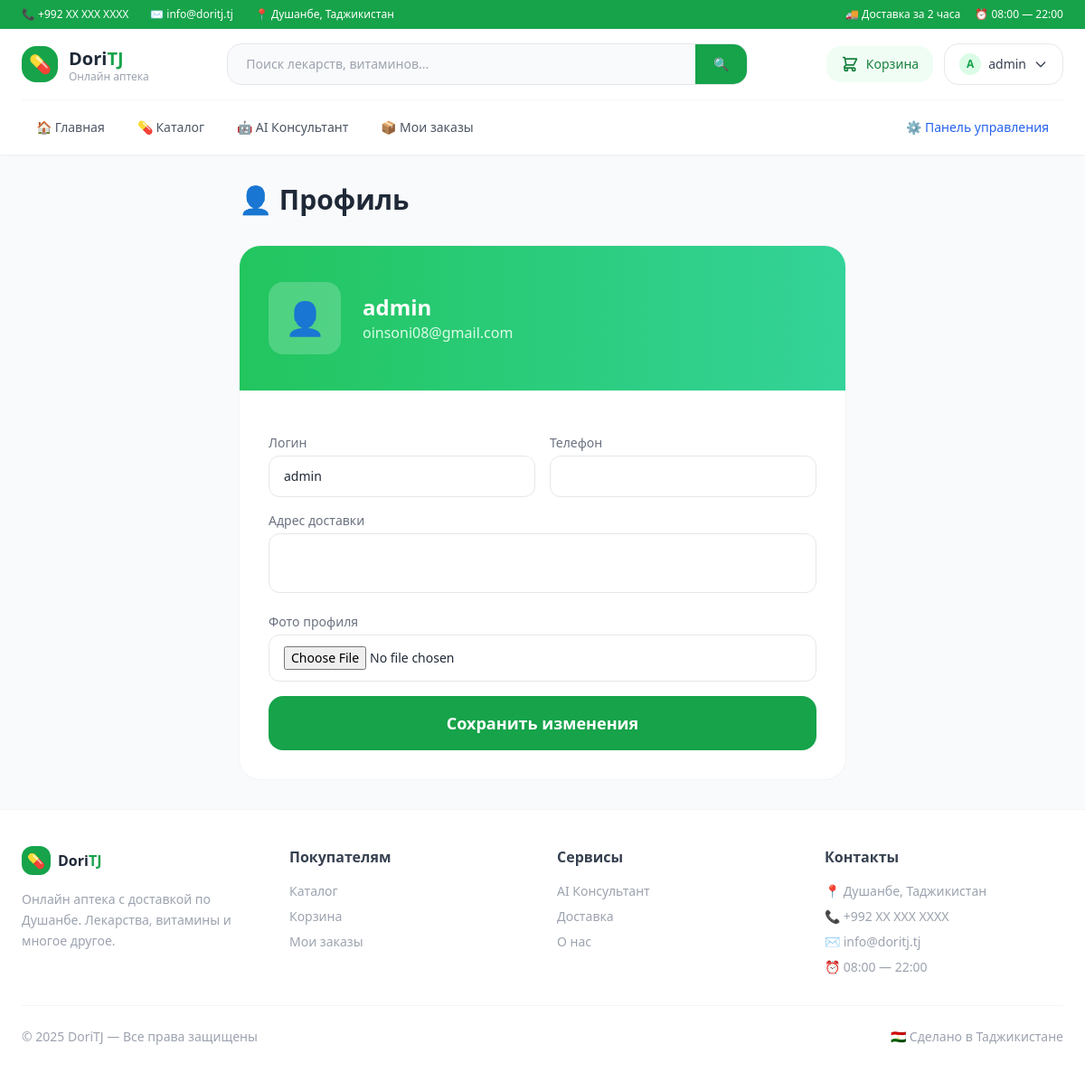
/accounts/profile/ (signed in), run on an earlier commit of the app's database.
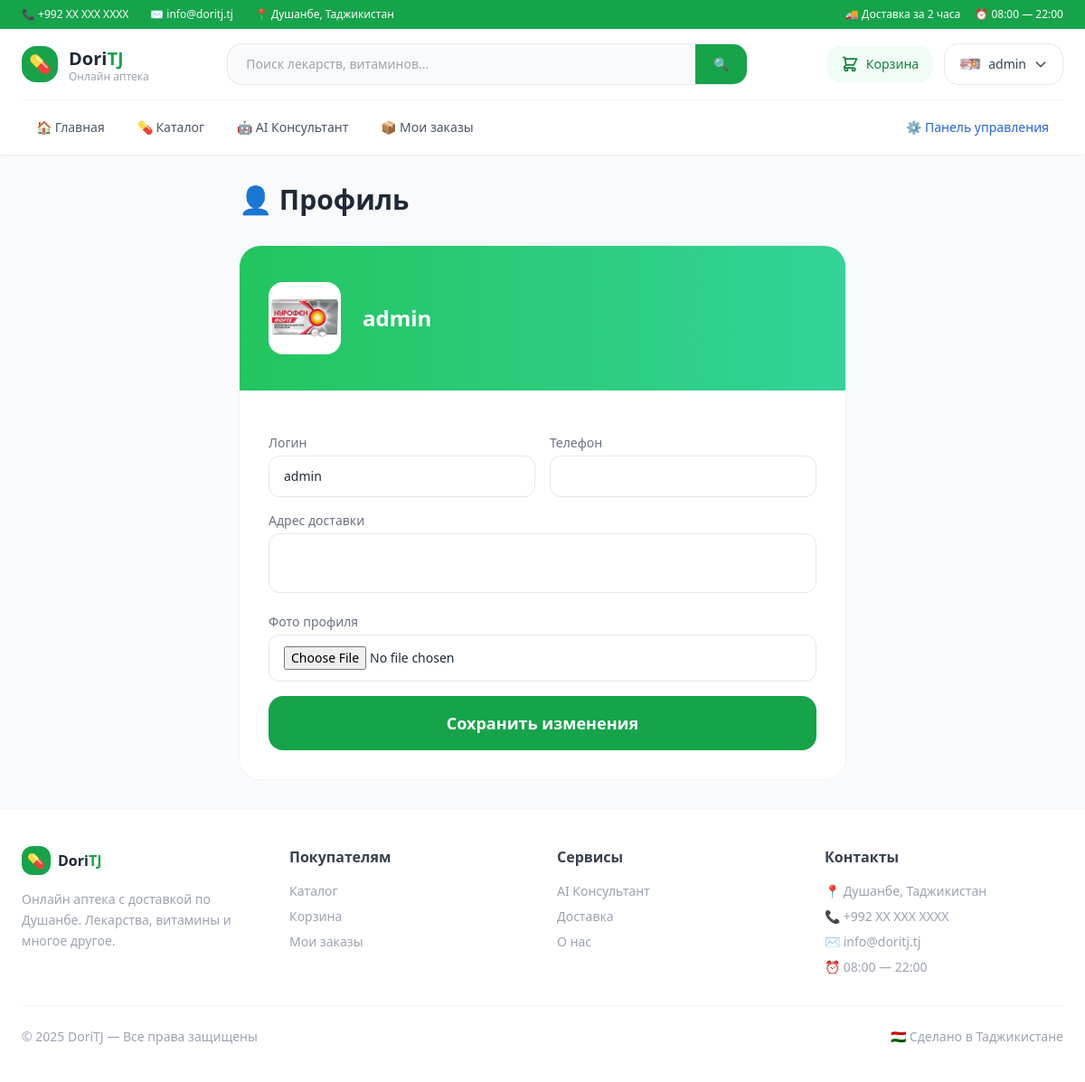
And on a later commit of the database.
### accounts/models.py (models this page shows, shortened)
class User(AbstractUser):
    phone = models.CharField(max_length=20, blank=True)
    address = models.TextField(blank=True)
    birth_date = models.DateField(null=True, blank=True)
    avatar = models.ImageField(upload_to='avatars/', blank=True)
    age = models.PositiveIntegerField(null=True, blank=True)

### accounts/views.py (the view)
# urls.py: path('profile/', views.profile_view, name='profile'),
@login_required
def profile_view(request):
    if request.method == 'POST':
        form = ProfileForm(request.POST, request.FILES, instance=request.user)
        if form.is_valid():
            form.save()
            return redirect('profile')
    else:
        form = ProfileForm(instance=request.user)
    return render(request, 'profile.html', {'form': form})

### accounts/forms.py
class ProfileForm(forms.ModelForm):
    class Meta:
        model = User
        fields = ['username', 'email', 'phone', 'address', 'avatar']
        widgets = {
            'username': forms.TextInput(attrs={'placeholder': 'Логин'}),
            'email': forms.EmailInput(attrs={'placeholder': 'Email'}),
            'phone': forms.TextInput(attrs={'placeholder': '+992 XX XXX XXXX'}),
            'address': forms.Textarea(attrs={'placeholder': 'Адрес доставки', 'rows': 2}),
        }

### accounts/backend.py (called while the page is built)
    def get_user(self, user_id):
        try:
            return User.objects.get(pk=user_id)
        except User.DoesNotExist:
            return None

### templates/profile.html (shortened to what this page needs)
{% extends 'base.html' %}
{% block content %}
<div class="max-w-2xl mx-auto">
    <h1 class="text-3xl font-bold text-gray-800 mb-8">👤 Профиль</h1>
    <div class="bg-white rounded-3xl border border-gray-100 overflow-hidden">
        <div class="bg-gradient-to-r from-green-500 to-emerald-400 px-8 py-10 flex items-center gap-6">
            <div class="w-20 h-20 rounded-2xl bg-white/20 flex items-center justify-center text-4xl overflow-hidden">
                {% if user.avatar %}
                    <img src="{{ user.avatar.url }}" class="w-full h-full object-cover">
                {% else %}
                    👤
                {% endif %}
            </div>
            <div class="text-white">
                <h2 class="text-2xl font-bold">{{ user.username }}</h2>
                <p class="text-green-100">{{ user.email }}</p>
            </div>
        </div>
        <div class="p-8">
            <form method="POST" enctype="multipart/form-data" class="space-y-4">
                <div class="grid grid-cols-2 gap-4">
                    <div>
                        <label class="text-sm text-gray-500 mb-1 block">Логин</label>
                        <input type="text" name="username" value="{{ user.username }}"
                            class="w-full border border-gray-200 rounded-xl px-4 py-3 text-sm focus:outline-none focus:border-green-400">
                    </div>
                    <div>
                        <label class="text-sm text-gray-500 mb-1 block">Телефон</label>
                        <input type="text" name="phone" value="{{ user.phone }}"
                            class="w-full border border-gray-200 rounded-xl px-4 py-3 text-sm focus:outline-none focus:border-green-400">
                    </div>
                </div>
                <div>
                    <label class="text-sm text-gray-500 mb-1 block">Адрес доставки</label>
                    <textarea name="address" rows="2"
                        class="w-full border border-gray-200 rounded-xl px-4 py-3 text-sm focus:outline-none focus:border-green-400 resize-none">{{ user.address }}</textarea>
                </div>
                <div>
                    <label class="text-sm text-gray-500 mb-1 block">Фото профиля</label>
                    <input type="file" name="avatar" accept="image/*"
                        class="w-full border border-gray-200 rounded-xl px-4 py-3 text-sm">
                </div>
                <button type="submit"
                    class="w-full bg-green-600 text-white font-bold py-4 rounded-2xl hover:bg-green-700 transition text-lg">
                    Сохранить изменения
                </button>
            </form>
        </div>
    </div>
</div>
{% endblock %}

### templates/base.html (shortened to what this page needs)
<!DOCTYPE html>
<html lang="ru">
<head>
    <script src="https://cdn.tailwindcss.com"></script>
</head>
<body class="bg-gray-50 text-gray-800 min-h-screen flex flex-col">
<div class="bg-green-600 text-white text-xs py-2 px-6">
    <div class="max-w-7xl mx-auto flex items-center justify-between">
        <div class="flex items-center gap-6">
            <span>📞 +992 XX XXX XXXX</span>
            <span>✉️ info@doritj.tj</span>
            <span>📍 Душанбе, Таджикистан</span>
        </div>
        <div class="flex items-center gap-4">
            <span>🚚 Доставка за 2 часа</span>
            <span>⏰ 08:00 — 22:00</span>
        </div>
    </div>
</div>
<header class="bg-white shadow-sm sticky top-0 z-50">
    <div class="max-w-7xl mx-auto px-6">
        <div class="flex items-center justify-between py-4 border-b border-gray-100">
            <a href="{% url 'home' %}" class="flex items-center gap-3">
                <div class="w-10 h-10 bg-green-600 rounded-2xl flex items-center justify-center text-white text-xl">
                    💊
                </div>
                <div>
                    <span class="text-xl font-extrabold text-gray-800">Dori</span><span class="text-xl font-extrabold text-green-600">TJ</span>
                    <p class="text-xs text-gray-400 leading-none">Онлайн аптека</p>
                </div>
            </a>
            <form method="GET" action="{% url 'catalog' %}"
                  class="hidden md:flex flex-1 max-w-xl mx-8">
                <div class="flex w-full bg-gray-50 border border-gray-200 rounded-2xl overflow-hidden focus-within:border-green-400 focus-within:bg-white transition">
                    <input type="text" name="search"
                           placeholder="Поиск лекарств, витаминов..."
                           class="flex-1 bg-transparent px-5 py-3 text-sm focus:outline-none">
                    <button type="submit"
                            class="bg-green-600 text-white px-5 py-3 hover:bg-green-700 transition text-sm font-medium">
                        🔍
                    </button>
                </div>
            </form>
            <div class="flex items-center gap-3">
                {% if user.is_authenticated %}
                <a href="{% url 'cart' %}"
                   class="relative flex items-center gap-2 bg-green-50 text-green-700 px-4 py-2.5 rounded-2xl hover:bg-green-100 transition">
                    <svg class="w-5 h-5" fill="none" stroke="currentColor" viewBox="0 0 24 24">
                        <path stroke-linecap="round" stroke-linejoin="round" stroke-width="2"
                            d="M3 3h2l.4 2M7 13h10l4-8H5.4M7 13L5.4 5M7 13l-2.293 2.293c-.63.63-.184 1.707.707 1.707H17m0 0a2 2 0 100 4 2 2 0 000-4zm-8 2a2 2 0 11-4 0 2 2 0 014 0z"/>
                    </svg>
                    <span class="text-sm font-medium">Корзина</span>
                </a>
                <div class="relative group">
                    <button class="flex items-center gap-2 border border-gray-200 px-4 py-2.5 rounded-2xl text-sm font-medium text-gray-700 hover:border-green-400 hover:text-green-600 transition">
                        {% if user.avatar %}
                            <img src="{{ user.avatar.url }}" class="w-6 h-6 rounded-full object-cover">
                        {% else %}
                            <div class="w-6 h-6 rounded-full bg-green-100 flex items-center justify-center text-green-600 text-xs font-bold">
                                {{ user.username|first|upper }}
                            </div>
                        {% endif %}
                        {{ user.username }}
                        <svg class="w-4 h-4" fill="none" stroke="currentColor" viewBox="0 0 24 24">
                            <path stroke-linecap="round" stroke-linejoin="round" stroke-width="2" d="M19 9l-7 7-7-7"/>
                        </svg>
                    </button>
                </div>
                {% endif %}
            </div>
        </div>
        {% if user.is_authenticated %}
        <nav class="flex items-center gap-1 py-3">
            <a href="{% url 'home' %}"
               class="px-4 py-2 rounded-xl text-sm font-medium text-gray-600 hover:bg-green-50 hover:text-green-600 transition">
                🏠 Главная
            </a>
            <a href="{% url 'catalog' %}"
               class="px-4 py-2 rounded-xl text-sm font-medium text-gray-600 hover:bg-green-50 hover:text-green-600 transition">
                💊 Каталог
            </a>
            <a href="{% url 'consultant' %}"
               class="px-4 py-2 rounded-xl text-sm font-medium text-gray-600 hover:bg-green-50 hover:text-green-600 transition">
                🤖 AI Консультант
            </a>
            <a href="{% url 'my_orders' %}"
               class="px-4 py-2 rounded-xl text-sm font-medium text-gray-600 hover:bg-green-50 hover:text-green-600 transition">
                📦 Мои заказы
            </a>
            {% if user.is_staff %}
            <a href="{% url 'product_list' %}"
               class="px-4 py-2 rounded-xl text-sm font-medium text-blue-600 hover:bg-blue-50 transition ml-auto">
                ⚙️ Панель управления
            </a>
            {% endif %}
        </nav>
        {% endif %}
    </div>
</header>
<main class="max-w-7xl mx-auto px-6 py-8 flex-1 w-full">
    {% block content %}{% endblock %}
</main>
<footer class="bg-white border-t border-gray-100 mt-auto">
    <div class="max-w-7xl mx-auto px-6 py-10">
        <div class="grid grid-cols-1 md:grid-cols-4 gap-8 mb-8">
            <div>
                <div class="flex items-center gap-2 mb-4">
                    <div class="w-8 h-8 bg-green-600 rounded-xl flex items-center justify-center text-white">💊</div>
                    <span class="font-extrabold text-gray-800">Dori<span class="text-green-600">TJ</span></span>
                </div>
                <p class="text-gray-400 text-sm leading-relaxed">Онлайн аптека с доставкой по Душанбе. Лекарства, витамины и многое другое.</p>
            </div>
            <div>
                <h4 class="font-bold text-gray-700 mb-4">Покупателям</h4>
                <ul class="space-y-2 text-sm text-gray-400">
                    <li><a href="{% url 'catalog' %}" class="hover:text-green-600 transition">Каталог</a></li>
                    <li><a href="{% url 'cart' %}" class="hover:text-green-600 transition">Корзина</a></li>
                    <li><a href="{% url 'my_orders' %}" class="hover:text-green-600 transition">Мои заказы</a></li>
                </ul>
            </div>
            <div>
                <h4 class="font-bold text-gray-700 mb-4">Сервисы</h4>
                <ul class="space-y-2 text-sm text-gray-400">
                    <li><a href="{% url 'consultant' %}" class="hover:text-green-600 transition">AI Консультант</a></li>
                    <li><a href="#" class="hover:text-green-600 transition">Доставка</a></li>
                    <li><a href="#" class="hover:text-green-600 transition">О нас</a></li>
                </ul>
            </div>
            <div>
                <h4 class="font-bold text-gray-700 mb-4">Контакты</h4>
                <ul class="space-y-2 text-sm text-gray-400">
                    <li>📍 Душанбе, Таджикистан</li>
                    <li>📞 +992 XX XXX XXXX</li>
                    <li>✉️ info@doritj.tj</li>
                    <li>⏰ 08:00 — 22:00</li>
                </ul>
            </div>
        </div>
        <div class="border-t border-gray-100 pt-6 flex items-center justify-between text-sm text-gray-400">
            <span>© 2025 DoriTJ — Все права защищены</span>
            <span>🇹🇯 Сделано в Таджикистане</span>
        </div>
    </div>
</footer>
</body>
</html>

What changed in the data, as far as the page shows it:
changed User "admin": avatar: picture added; username|first "A" → (not shown); email "oinsoni08@gmail.com" → (not shown)
